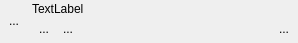
<?xml version="1.0" encoding="UTF-8"?>
<ui version="4.0">
 <class>ContactWidgetClass</class>
 <widget class="QWidget" name="ContactWidgetClass">
  <property name="geometry">
   <rect>
    <x>0</x>
    <y>0</y>
    <width>298</width>
    <height>43</height>
   </rect>
  </property>
  <property name="sizePolicy">
   <sizepolicy hsizetype="Expanding" vsizetype="Preferred">
    <horstretch>0</horstretch>
    <verstretch>0</verstretch>
   </sizepolicy>
  </property>
  <property name="windowTitle">
   <string>ContactWidget</string>
  </property>
  <layout class="QGridLayout" name="gridLayout">
   <property name="leftMargin">
    <number>2</number>
   </property>
   <property name="topMargin">
    <number>0</number>
   </property>
   <property name="rightMargin">
    <number>2</number>
   </property>
   <property name="bottomMargin">
    <number>0</number>
   </property>
   <property name="horizontalSpacing">
    <number>6</number>
   </property>
   <property name="verticalSpacing">
    <number>0</number>
   </property>
   <item row="0" column="1">
    <widget class="QLabel" name="label">
     <property name="sizePolicy">
      <sizepolicy hsizetype="Expanding" vsizetype="Fixed">
       <horstretch>0</horstretch>
       <verstretch>0</verstretch>
      </sizepolicy>
     </property>
     <property name="focusPolicy">
      <enum>Qt::TabFocus</enum>
     </property>
     <property name="text">
      <string>TextLabel</string>
     </property>
    </widget>
   </item>
   <item row="1" column="1">
    <widget class="QFrame" name="frame">
     <property name="sizePolicy">
      <sizepolicy hsizetype="Expanding" vsizetype="Fixed">
       <horstretch>0</horstretch>
       <verstretch>0</verstretch>
      </sizepolicy>
     </property>
     <property name="frameShape">
      <enum>QFrame::NoFrame</enum>
     </property>
     <property name="frameShadow">
      <enum>QFrame::Plain</enum>
     </property>
     <layout class="QHBoxLayout" name="horizontalLayout">
      <property name="spacing">
       <number>0</number>
      </property>
      <property name="leftMargin">
       <number>0</number>
      </property>
      <property name="topMargin">
       <number>0</number>
      </property>
      <property name="rightMargin">
       <number>0</number>
      </property>
      <property name="bottomMargin">
       <number>0</number>
      </property>
      <item>
       <widget class="QToolButton" name="toolButton_2">
        <property name="sizePolicy">
         <sizepolicy hsizetype="Fixed" vsizetype="Fixed">
          <horstretch>0</horstretch>
          <verstretch>0</verstretch>
         </sizepolicy>
        </property>
        <property name="text">
         <string>...</string>
        </property>
        <property name="icon">
         <iconset resource="../resources.qrc">
          <normaloff>:/resources/images/metadatainfo.png</normaloff>:/resources/images/metadatainfo.png</iconset>
        </property>
        <property name="iconSize">
         <size>
          <width>12</width>
          <height>12</height>
         </size>
        </property>
        <property name="autoRaise">
         <bool>true</bool>
        </property>
       </widget>
      </item>
      <item>
       <widget class="QToolButton" name="toolButton_4">
        <property name="text">
         <string>...</string>
        </property>
        <property name="icon">
         <iconset resource="../resources.qrc">
          <normaloff>:/resources/images/email.png</normaloff>:/resources/images/email.png</iconset>
        </property>
        <property name="iconSize">
         <size>
          <width>12</width>
          <height>12</height>
         </size>
        </property>
        <property name="autoRaise">
         <bool>true</bool>
        </property>
       </widget>
      </item>
      <item>
       <spacer name="horizontalSpacer">
        <property name="orientation">
         <enum>Qt::Horizontal</enum>
        </property>
        <property name="sizeHint" stdset="0">
         <size>
          <width>40</width>
          <height>12</height>
         </size>
        </property>
       </spacer>
      </item>
      <item>
       <widget class="QToolButton" name="toolButton_3">
        <property name="text">
         <string>...</string>
        </property>
        <property name="icon">
         <iconset resource="../resources.qrc">
          <normaloff>:/resources/images/password.png</normaloff>:/resources/images/password.png</iconset>
        </property>
        <property name="iconSize">
         <size>
          <width>12</width>
          <height>12</height>
         </size>
        </property>
        <property name="autoRaise">
         <bool>true</bool>
        </property>
       </widget>
      </item>
     </layout>
    </widget>
   </item>
   <item row="0" column="0" rowspan="2">
    <widget class="QToolButton" name="toolButton">
     <property name="text">
      <string>...</string>
     </property>
     <property name="icon">
      <iconset resource="../resources.qrc">
       <normaloff>:/resources/images/contact_male.png</normaloff>:/resources/images/contact_male.png</iconset>
     </property>
     <property name="iconSize">
      <size>
       <width>36</width>
       <height>36</height>
      </size>
     </property>
     <property name="autoRaise">
      <bool>true</bool>
     </property>
    </widget>
   </item>
  </layout>
 </widget>
 <layoutdefault spacing="6" margin="11"/>
 <tabstops>
  <tabstop>label</tabstop>
  <tabstop>toolButton</tabstop>
  <tabstop>toolButton_2</tabstop>
  <tabstop>toolButton_3</tabstop>
 </tabstops>
 <resources>
  <include location="../resources.qrc"/>
 </resources>
 <connections/>
</ui>
